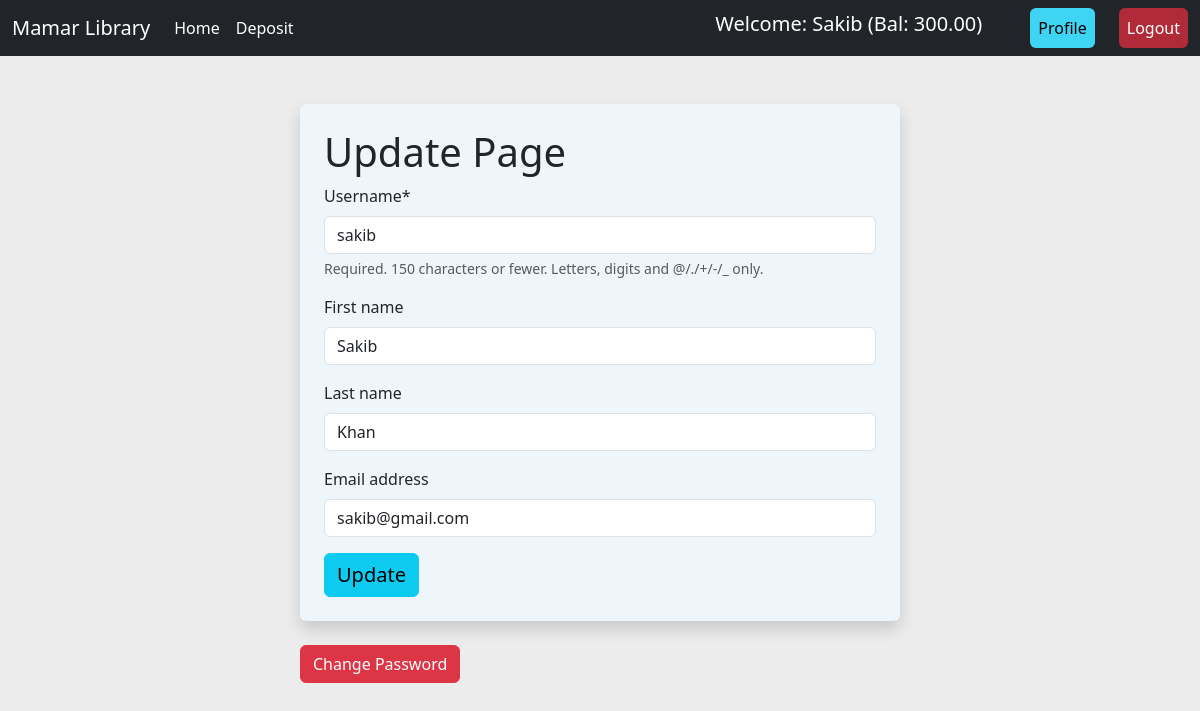
The page /account/edit_profile (signed in) on the database its author committed.
### account/models.py (models this page shows)
class User(AbstractUser):
    balance = models.DecimalField(decimal_places=2, max_digits=12, default=0)

### account/views.py (the view)
# urls.py: path('edit_profile', views.edit_profile, name='edit_profile'),
@login_required
def edit_profile(request):
    if request.method == 'POST':
        profile_form = ChangeUserData(request.POST, instance=request.user)
        if profile_form.is_valid():
            profile_form.save()
            messages.success(request, 'Profile Updated Successfully')
            return redirect('profile')
    else:
        profile_form = ChangeUserData(instance=request.user)
        return render(request,'account/form.html', {'form': profile_form,'type':'Update'})

### account/forms.py
class ChangeUserData(UserChangeForm):
    password = None
    class Meta:
        model = User
        fields = ['username','first_name','last_name','email']

### account/templates/account/form.html (shortened to what this page needs)
{% extends "base.html" %}
{% block content %}
{% load crispy_forms_tags %}
    <form method="POST" style="width:50%; margin:auto; background-color: #eff6fb;" class="mt-5 shadow p-4 rounded">
        <h1>{{type}} Page</h1>
        {{form | crispy}}
        <input class="btn btn-info fs-5" type="submit" value="{{type}}">
    </form>
    <div class="mt-4" style="width:50%; margin:auto;">
        {% if type == 'Update' %}
    <a class="btn btn-danger" href=" {% url "pass_change" %} ">Change Password</a>
    {% endif %}
    </div>
{% endblock content %}

### core/templates/base.html (shortened to what this page needs)
<!DOCTYPE html>
<html lang="en">
<head>
    <link href="https://cdn.jsdelivr.net/npm/bootstrap@5.3.2/dist/css/bootstrap.min.css" rel="stylesheet">
</head>
<body style="background-color:#ebebebf2">
    <nav class="navbar navbar-expand-lg bg-dark">
        <div class="container-fluid">
          <a class="navbar-brand text-white fs-5" href=" {% url "home" %} ">Mamar Library</a>
          <div class="collapse navbar-collapse" id="navbarSupportedContent">
            <ul class="navbar-nav me-auto mb-2 mb-lg-0">
              <li class="nav-item">
                <a class="nav-link active text-white" aria-current="page" href=" {% url "home" %} ">Home</a>
              </li>
              {% if user.is_authenticated %}
              <li class="nav-item">
                <a class="nav-link active text-white" aria-current="page" href=" {% url "deposit" %} ">Deposit</a>
              </li>
              {% endif %}
            </ul>
            <div class="d-flex" role="search">
                {% if user.is_authenticated %}
                <ul class="navbar-nav me-auto mb-2 mb-lg-0 align-items-center">
                  <li class="nav-item mx-4">
                    <h5 class="text-white"> Welcome: {{user.first_name}} (Bal: {{user.balance}}) </h5>
                  </li>
                  <li class="nav-item mx-4">
                    <a class="nav-link active btn btn-info" aria-current="page" href=" {% url "profile" %} ">Profile</a>
                  </li>
                  <li class="nav-item">
                    <a class="nav-link active btn btn-danger text-white" aria-current="page" href=" {% url "logout" %} ">Logout</a>
                  </li>
                </ul>
                {% endif %}
            </div>
          </div>
        </div>
      </nav>
      {% block content %}
      {% endblock content %}
</body>
</html>

### rows shown on the page
User: first_name "Sakib", balance "300.00", username "sakib", last_name "Khan", email "sakib@gmail.com"

### other values the page prints
{{ type }} "Update"
